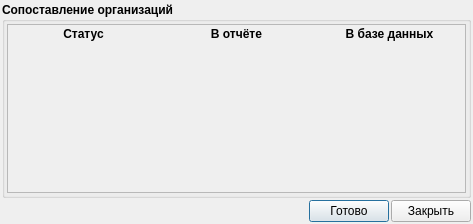
<?xml version="1.0" encoding="UTF-8"?>
<ui version="4.0">
 <class>UserImportComparisonOrganization</class>
 <widget class="QDialog" name="UserImportComparisonOrganization">
  <property name="geometry">
   <rect>
    <x>0</x>
    <y>0</y>
    <width>473</width>
    <height>224</height>
   </rect>
  </property>
  <property name="windowTitle">
   <string>Сопоставление организаций</string>
  </property>
  <layout class="QVBoxLayout" name="verticalLayout_4">
   <property name="spacing">
    <number>2</number>
   </property>
   <property name="margin">
    <number>2</number>
   </property>
   <item>
    <widget class="QGroupBox" name="groupBox">
     <property name="font">
      <font>
       <weight>75</weight>
       <bold>true</bold>
      </font>
     </property>
     <property name="title">
      <string>Сопоставление организаций</string>
     </property>
     <layout class="QVBoxLayout" name="verticalLayout">
      <property name="spacing">
       <number>2</number>
      </property>
      <property name="margin">
       <number>2</number>
      </property>
      <item>
       <widget class="QScrollArea" name="scrollArea">
        <property name="font">
         <font>
          <weight>50</weight>
          <bold>false</bold>
         </font>
        </property>
        <property name="frameShadow">
         <enum>QFrame::Sunken</enum>
        </property>
        <property name="widgetResizable">
         <bool>true</bool>
        </property>
        <widget class="QWidget" name="scrollAreaWidgetContents">
         <property name="geometry">
          <rect>
           <x>0</x>
           <y>0</y>
           <width>457</width>
           <height>163</height>
          </rect>
         </property>
         <layout class="QVBoxLayout" name="verticalLayout_3">
          <property name="spacing">
           <number>2</number>
          </property>
          <property name="margin">
           <number>2</number>
          </property>
          <item>
           <layout class="QVBoxLayout" name="verticalLayout_2">
            <item>
             <layout class="QGridLayout" name="gridElements">
              <property name="horizontalSpacing">
               <number>6</number>
              </property>
              <property name="verticalSpacing">
               <number>2</number>
              </property>
              <item row="0" column="0">
               <widget class="QLabel" name="label">
                <property name="font">
                 <font>
                  <weight>75</weight>
                  <bold>true</bold>
                 </font>
                </property>
                <property name="text">
                 <string>Статус</string>
                </property>
                <property name="alignment">
                 <set>Qt::AlignCenter</set>
                </property>
               </widget>
              </item>
              <item row="0" column="1">
               <widget class="QLabel" name="label_2">
                <property name="font">
                 <font>
                  <weight>75</weight>
                  <bold>true</bold>
                 </font>
                </property>
                <property name="text">
                 <string>В отчёте</string>
                </property>
                <property name="alignment">
                 <set>Qt::AlignCenter</set>
                </property>
               </widget>
              </item>
              <item row="0" column="2">
               <widget class="QLabel" name="label_3">
                <property name="font">
                 <font>
                  <weight>75</weight>
                  <bold>true</bold>
                 </font>
                </property>
                <property name="text">
                 <string>В базе данных</string>
                </property>
                <property name="alignment">
                 <set>Qt::AlignCenter</set>
                </property>
               </widget>
              </item>
             </layout>
            </item>
           </layout>
          </item>
          <item>
           <spacer name="verticalSpacer">
            <property name="orientation">
             <enum>Qt::Vertical</enum>
            </property>
            <property name="sizeHint" stdset="0">
             <size>
              <width>20</width>
              <height>40</height>
             </size>
            </property>
           </spacer>
          </item>
         </layout>
        </widget>
       </widget>
      </item>
     </layout>
    </widget>
   </item>
   <item>
    <layout class="QHBoxLayout" name="horizontalLayout">
     <property name="spacing">
      <number>2</number>
     </property>
     <item>
      <spacer name="horizontalSpacer">
       <property name="orientation">
        <enum>Qt::Horizontal</enum>
       </property>
       <property name="sizeHint" stdset="0">
        <size>
         <width>40</width>
         <height>20</height>
        </size>
       </property>
      </spacer>
     </item>
     <item>
      <widget class="QPushButton" name="buttonApplay">
       <property name="text">
        <string>Готово</string>
       </property>
       <property name="icon">
        <iconset resource="../icons.qrc">
         <normaloff>:/16x16/apply/ico/apply_16x16.png</normaloff>:/16x16/apply/ico/apply_16x16.png</iconset>
       </property>
      </widget>
     </item>
     <item>
      <widget class="QPushButton" name="buttonClose">
       <property name="text">
        <string>Закрыть</string>
       </property>
       <property name="icon">
        <iconset resource="../icons.qrc">
         <normaloff>:/16x16/cancelDel/ico/button_cancel_16x16 (1).png</normaloff>:/16x16/cancelDel/ico/button_cancel_16x16 (1).png</iconset>
       </property>
      </widget>
     </item>
    </layout>
   </item>
  </layout>
 </widget>
 <resources>
  <include location="../icons.qrc"/>
 </resources>
 <connections>
  <connection>
   <sender>buttonClose</sender>
   <signal>clicked()</signal>
   <receiver>UserImportComparisonOrganization</receiver>
   <slot>reject()</slot>
   <hints>
    <hint type="sourcelabel">
     <x>434</x>
     <y>201</y>
    </hint>
    <hint type="destinationlabel">
     <x>264</x>
     <y>200</y>
    </hint>
   </hints>
  </connection>
 </connections>
</ui>
